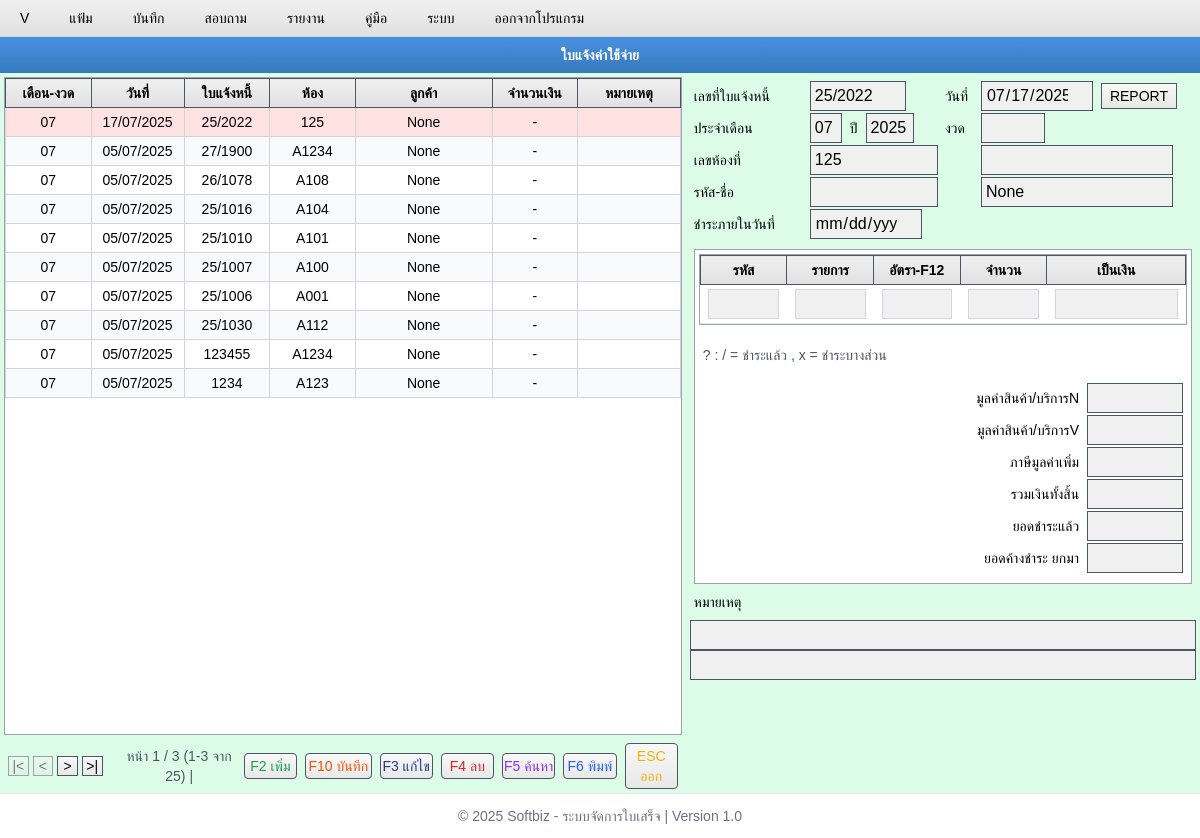
The app's page /m34/, older data.
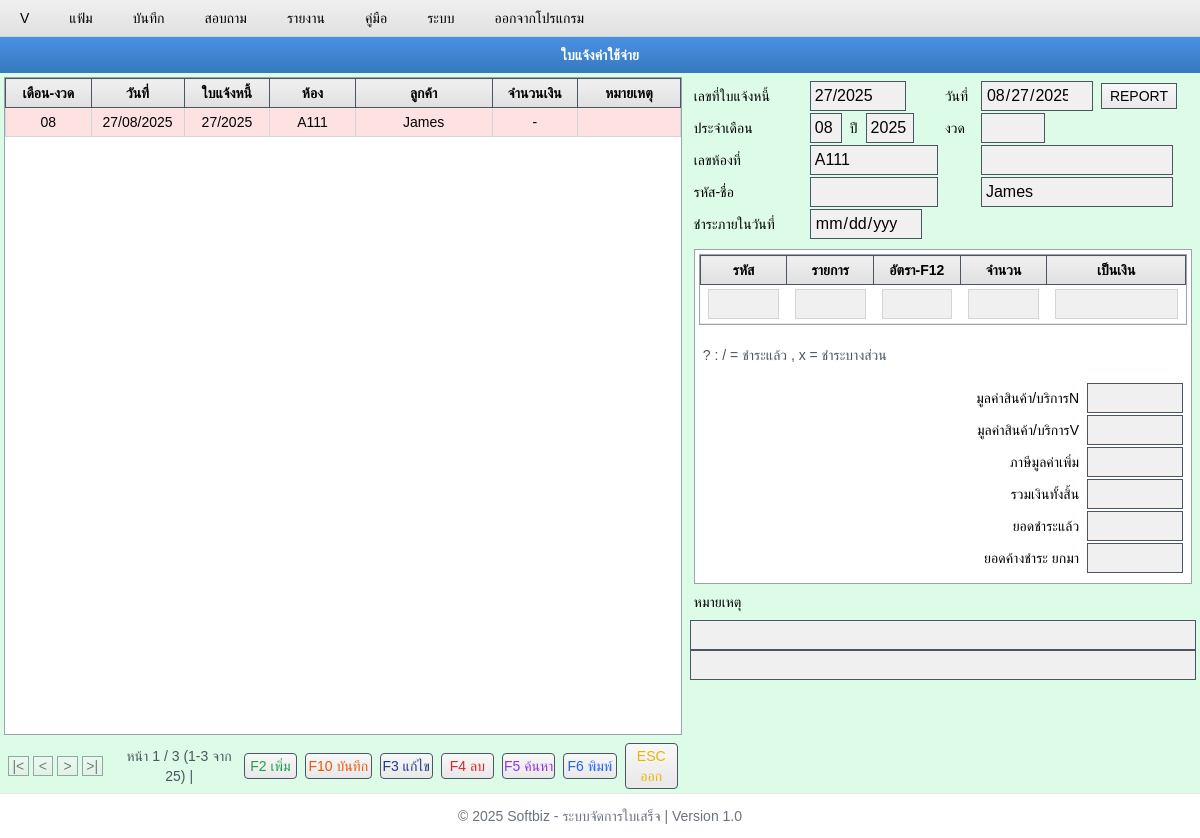
The same page, newer data.
### m34/models.py (models this page shows, shortened)
class CmtArtr(models.Model):
    bill_no = models.CharField(max_length=50, unique=True, verbose_name="เลขที่ใบแจ้งหนี้")
    date = models.DateField(verbose_name="วันที่")
    month = models.CharField(max_length=10, verbose_name="ประจำเดือน")
    year = models.CharField(max_length=10, verbose_name="ปี")
    prd = models.CharField(max_length=20, blank=True, null=True, verbose_name="งวด")
    room_no_1 = models.CharField(
        max_length=20, blank=True, null=True, verbose_name="เลขที่ห้อง 1"
    )
    room_no_2 = models.CharField(
        max_length=100, blank=True, null=True, verbose_name="เลขที่ห้อง 2"
    )
    member_1 = models.CharField(max_length=100, verbose_name="รหัส-ชื่อ 1")
    member_2 = models.CharField(
        max_length=100, blank=True, null=True, verbose_name="รหัส-ชื่อ 2"
    )
    duedate = models.DateField(verbose_name="ชำระภายในวันที่")
    remark_1 = models.TextField(blank=True, null=True, verbose_name="หมายเหตุ 1")
    remark_2 = models.CharField(blank=True, null=True, verbose_name="หมายเหตุ 2")
    total_before_vat = models.DecimalField(
        max_digits=12, decimal_places=2, default=0, verbose_name="มูลค่าก่อนภาษี"
    )
    vat_amount = models.DecimalField(
        max_digits=12, decimal_places=2, default=0, verbose_name="ภาษีมูลค่าเพิ่ม"
    )
    total_amount = models.DecimalField(
        max_digits=12, decimal_places=2, default=0, verbose_name="รวมเงินทั้งสิ้น"
    )
    paid_amount = models.DecimalField(
        max_digits=12, decimal_places=2, default=0, verbose_name="ยอดชำระแล้ว"
    )
    outstanding_amount = models.DecimalField(
        max_digits=12, decimal_places=2, default=0, verbose_name="ยอดค้างชำระ"
    )
    timestamp = models.DateTimeField(default=timezone.now, verbose_name="เวลาบันทึก")
    updated_at = models.DateTimeField(auto_now=True, verbose_name="เวลาอัพเดท")
    class Meta:
        db_table = "CMT_ARTR"
        verbose_name = "ข้อมูลใบเสร็จ"
        verbose_name_plural = "ข้อมูลใบเสร็จทั้งหมด"
        ordering = ["-timestamp"]

### m34/views.py (the view, shortened to what this page needs)
# urls.py: path("m34/", include("m34.urls")),
def m34(request):
    if request.method == "GET" and request.GET.get("action") == "get_new_bill_no":
        new_bill_no = generate_bill_no()
        return JsonResponse({"status": "success", "bill_no": new_bill_no})
    cmt_artr = CmtArtr.objects.all().order_by("-id")
    cmt_artr_item = CmtArtrItem.objects.all()
    paginator = Paginator(cmt_artr, 10)  # 10 records per page
    page_number = request.GET.get("page")
    page_obj = paginator.get_page(page_number)
    if request.method == "POST":
        form = CmtArtrForm(request.POST)
        if form.is_valid():
            form.save()
            messages.success(request, "เพิ่มสินค้าเรียบร้อยแล้ว!")
        else:
            messages.error(request, "กรุณาตรวจสอบข้อมูลให้ถูกต้อง")
    else:
        form = CmtArtrForm()
    item_dict = {
        item.item_code: {
            "description": item.description,
            "rate": float(item.rate) if item.rate else 0,
            "quantity": float(item.quantity) if item.quantity else 0,
            "amount": float(item.amount) if item.amount else 0,
        }
        for item in cmt_artr_item
        if item.item_code
    }
    context = {
        "form": form,
        "cmt_artr": page_obj,  # ใช้ page_obj แทน cmt_artr
        "page_obj": page_obj,
        "cmt_artr_item": cmt_artr_item,
        "item_data_json": json.dumps(item_dict),
        "f_12": "F2 เพิ่ม",
    }
    return render(request, "m34/index.html", context)

### m34/templates/m34/index.html (shortened to what the changed rows need)
{% extends 'base.html' %}
{% load static %}
{% block content %}
    <div class="flex bg-green-100 font-thai overflow-hidden" style="height: calc(100vh - 80px);">
        <div class="flex-1 bg-green-100 flex flex-col text-center">
            <div class="flex-1 bg-white overflow-auto border border-gray-400 m-1">
                <table class="w-full border-collapse">
                    <thead>
                        <tr>
                            <th class="gradient-light-gray border border-gray-600 px-2 py-1 font-bold sticky top-0 z-10 w-20">เดือน-งวด</th>
                            <th class="gradient-light-gray border border-gray-600 px-2 py-1 font-bold sticky top-0 z-10 w-20">วันที่</th>
                            <th class="gradient-light-gray border border-gray-600 px-2 py-1 font-bold sticky top-0 z-10 w-20">ใบแจ้งหนี้</th>
                            <th class="gradient-light-gray border border-gray-600 px-2 py-1 font-bold sticky top-0 z-10 w-20">ห้อง</th>
                            <th class="gradient-light-gray border border-gray-600 px-2 py-1 font-bold sticky top-0 z-10 w-32">ลูกค้า</th>
                            <th class="gradient-light-gray border border-gray-600 px-2 py-1 font-bold sticky top-0 z-10 w-20">จำนวนเงิน</th>
                            <th class="gradient-light-gray border border-gray-600 px-2 py-1 font-bold sticky top-0 z-10 w-24">หมายเหตุ</th>
                        </tr>
                    </thead>
                    <tbody id="dataTable">
                        {% for record in cmt_artr %}
                        <tr onclick="selectRecord(this, '{{ record.id }}')" data-id="{{ record.id }}"
                            class="cursor-pointer hover:bg-blue-100 even:bg-gray-50 border-b border-gray-200">
                            <td class="border border-gray-300 px-2 py-1 whitespace-nowrap">{{ record.month|default:"-" }}</td>
                            <td class="border border-gray-300 px-2 py-1 whitespace-nowrap">{{ record.date|date:"d/m/Y" }}</td>
                            <td class="border border-gray-300 px-2 py-1 whitespace-nowrap">{{ record.bill_no }}</td>
                            <td class="border border-gray-300 px-2 py-1 whitespace-nowrap">{{ record.room_no_1 }}</td>
                            <td class="border border-gray-300 px-2 py-1 whitespace-nowrap">{{ record.member_2 }}</td>
                            <td class="border border-gray-300 px-2 py-1 text-center whitespace-nowrap">{{ record.amount|default:"-" }}</td>
                            <td class="border border-gray-300 px-2 py-1 whitespace-nowrap">{{ record.remark_1 }}</td>
                        </tr>
                        {% endfor %}
                    </tbody>
                </table>
            </div>
            <div class="bg-green-100 px-2 py-1 flex gap-1 items-center">
                {% if page_obj.has_previous %}
                    <a href="?page=1{% if search_query %}&search={{ search_query }}{% endif %}{% if date_from %}&date_from={{ date_from }}{% endif %}{% if date_to %}&date_to={{ date_to }}{% endif %}"
                       class="w-6 h-5 gradient-gray border border-gray-600 cursor-pointer flex items-center justify-center text-black no-underline hover:bg-gray-300">|&lt;</a>
                    <a href="?page={{ page_obj.previous_page_number }}{% if search_query %}&search={{ search_query }}{% endif %}{% if date_from %}&date_from={{ date_from }}{% endif %}{% if date_to %}&date_to={{ date_to }}{% endif %}"
                       class="w-6 h-5 gradient-gray border border-gray-600 cursor-pointer flex items-center justify-center text-black no-underline hover:bg-gray-300">&lt;</a>
                {% else %}
                    <span class="w-6 h-5 gradient-gray border border-gray-600 flex items-center justify-center text-black opacity-50 cursor-not-allowed">|&lt;</span>
                    <span class="w-6 h-5 gradient-gray border border-gray-600 flex items-center justify-center text-black opacity-50 cursor-not-allowed">&lt;</span>
                {% endif %}
                {% if page_obj.has_next %}
                    <a href="?page={{ page_obj.next_page_number }}{% if search_query %}&search={{ search_query }}{% endif %}{% if date_from %}&date_from={{ date_from }}{% endif %}{% if date_to %}&date_to={{ date_to }}{% endif %}"
                       class="w-6 h-5 gradient-gray border border-gray-600 cursor-pointer flex items-center justify-center text-black no-underline hover:bg-gray-300">&gt;</a>
                    <a href="?page={{ page_obj.paginator.num_pages }}{% if search_query %}&search={{ search_query }}{% endif %}{% if date_from %}&date_from={{ date_from }}{% endif %}{% if date_to %}&date_to={{ date_to }}{% endif %}"
                       class="w-6 h-5 gradient-gray border border-gray-600 cursor-pointer flex items-center justify-center text-black no-underline hover:bg-gray-300">&gt;|</a>
                {% else %}
                    <span class="w-6 h-5 gradient-gray border border-gray-600 flex items-center justify-center text-black opacity-50 cursor-not-allowed">&gt;</span>
                    <span class="w-6 h-5 gradient-gray border border-gray-600 flex items-center justify-center text-black opacity-50 cursor-not-allowed">&gt;|</span>
                {% endif %}
                <div class="hotkey-hint flex items-center text-sm text-gray-600 ml-2">
                    <div class="ml-2 text-gray-600">
                    </div>
                    <button type="button" class="w-16 gradient-gray border border-gray-600 py-0.5 cursor-pointer hover:bg-gray-300 ml-2 rounded text-green-600"
                     onclick="new_Record()">F2 เพิ่ม</button>
                    <button type="button" class="w-20 gradient-gray border border-gray-600 py-0.5 cursor-pointer hover:bg-gray-300 ml-2 rounded text-orange-600"
                     onclick="saveRecord()">F10 บันทึก</button>
                    <button type="button" class="w-16 gradient-gray border border-gray-600 py-0.5 cursor-pointer hover:bg-gray-300 ml-2 rounded text-blue-900"
                     onclick="editRecord()">F3 แก้ไข</button>
                     <button type="button" class="w-16 gradient-gray border border-gray-600 py-0.5 cursor-pointer hover:bg-gray-300 ml-2 rounded text-red-600"
                     onclick="deleteRecord()">F4 ลบ</button>
                    <button type="button" class="w-16 gradient-gray border border-gray-600 py-0.5 cursor-pointer hover:bg-gray-300 ml-2 rounded text-purple-600"
                     onclick="">F5 ค้นหา</button>
                    <button type="button" class="w-16 gradient-gray border border-gray-600 py-0.5 cursor-pointer hover:bg-gray-300 ml-2 rounded text-blue-600"
                     onclick="">F6 พิมพ์</button>
                    <button type="button" class="w-16 gradient-gray border border-gray-600 py-0.5 cursor-pointer hover:bg-gray-300 ml-2 rounded text-yellow-500"
                     onclick="">ESC ออก</button>
                </div>
            </div>
        </div>
        <div class="flex-1 bg-green-100 flex flex-col">
            <form method="POST" action="" id="formSection" class="bg-green-100 m-1 mb-1">
                <div class="p-1">
                    <div class="flex items-center gap-1 mb-0.5">
                        <div class="flex-1">
                            <div class="flex items-center gap-1">
                                <label class="w-28 flex-shrink-0">เลขที่ใบแจ้งหนี้</label>
                                <input type="text" name="bill_no" class="w-24 px-1 py-0.5 border border-gray-600 bg-gray-50 focus:outline-none focus:ring-1 focus:ring-blue-500" id="bill_no">
                            </div>
                        </div>
                        <div class="flex-1">
                            <div class="flex items-center gap-1">
                                <label class="w-8 flex-shrink-0">วันที่</label>
                                <input type="date" name="date" class="w-28 px-1 py-0.5 border border-gray-600 bg-gray-50 focus:outline-none focus:ring-1 focus:ring-blue-500" id="date">
                                <button type="button" class="gradient-gray border border-gray-600 px-2 py-0.5 cursor-pointer hover:bg-gray-300 ml-1" onclick="printReport()">REPORT</button>
                            </div>
                        </div>
                    </div>
                    <div class="flex items-center gap-1 mb-0.5">
                        <div class="flex-1">
                            <div class="flex items-center gap-1">
                                <label class="w-28 flex-shrink-0">ประจำเดือน</label>
                                <input type="text" name="month" class="w-8 px-1 py-0.5 border border-gray-600 bg-gray-50 focus:outline-none focus:ring-1 focus:ring-blue-500" id="month">
                                <label class="mx-1">ปี</label>
                                <input type="text" name="year" class="w-12 px-1 py-0.5 border border-gray-600 bg-gray-50 focus:outline-none focus:ring-1 focus:ring-blue-500" id="year">
                            </div>
                        </div>
                    </div>
                    <div class="flex items-center gap-1 mb-0.5">
                        <div class="flex-1">
                            <div class="flex items-center gap-1">
                                <label class="w-28 flex-shrink-0">เลขห้องที่</label>
                                <input type="text" name="room_no_1" class="w-32 px-1 py-0.5 border border-gray-600 bg-gray-50 focus:outline-none focus:ring-1 focus:ring-blue-500" id="room_no_1">
                            </div>
                        </div>
                    </div>
                    <div class="flex items-center gap-1 mb-0.5">
                        <div class="flex-1">
                            <div class="flex items-center gap-1">
                                <input type="text" name="member_2" class="w-48 px-1 py-0.5 border border-gray-600 bg-gray-50 focus:outline-none focus:ring-1 focus:ring-blue-500 ml-9" id="member_2">
                            </div>
                        </div>
                    </div>
                </div>
                <div class="bg-white m-1 border border-gray-400 flex-1 flex flex-col mb-1">
                    <div class="flex-1 overflow-auto border border-gray-400 m-1">
                        <table class="w-full border-collapse">
                            <thead>
                                <tr>
                                    <th class="gradient-light-gray border border-gray-600 px-2 py-1 font-bold sticky top-0 z-10 w-20">รหัส</th>
                                    <th class="gradient-light-gray border border-gray-600 px-2 py-1 font-bold sticky top-0 z-10 w-20">รายการ</th>
                                    <th class="gradient-light-gray border border-gray-600 px-2 py-1 font-bold sticky top-0 z-10 w-20">อัตรา-F12</th>
                                    <th class="gradient-light-gray border border-gray-600 px-2 py-1 font-bold sticky top-0 z-10 w-20">จำนวน</th>
                                    <th class="gradient-light-gray border border-gray-600 px-2 py-1 font-bold sticky top-0 z-10 w-32">เป็นเงิน</th>
                                </tr>
                            </thead>
                        </table>
                    </div>
                </div>
            </form>
        </div>
    </div>
{% endblock %}

Row changes from the older to the newer data that the page shows:
removed CmtArtr: month "07", date "17/07/2025", bill_no "25/2022", room_no_1 "125", member_2 "None", amount "-"
removed CmtArtr: month "07", date "05/07/2025", bill_no "27/1900", room_no_1 "A1234", member_2 "None", amount "-"
removed CmtArtr: month "07", date "05/07/2025", bill_no "26/1078", room_no_1 "A108", member_2 "None", amount "-"
removed CmtArtr: month "07", date "05/07/2025", bill_no "25/1016", room_no_1 "A104", member_2 "None", amount "-"
removed CmtArtr: month "07", date "05/07/2025", bill_no "25/1010", room_no_1 "A101", member_2 "None", amount "-"
removed CmtArtr: month "07", date "05/07/2025", bill_no "25/1007", room_no_1 "A100", member_2 "None", amount "-"
removed CmtArtr: month "07", date "05/07/2025", bill_no "25/1006", room_no_1 "A001", member_2 "None", amount "-"
removed CmtArtr: month "07", date "05/07/2025", bill_no "25/1030", room_no_1 "A112", member_2 "None", amount "-"
removed CmtArtr: month "07", date "05/07/2025", bill_no "123455", room_no_1 "A1234", member_2 "None", amount "-"
removed CmtArtr: month "07", date "05/07/2025", bill_no "1234", room_no_1 "A123", member_2 "None", amount "-"
now on this page (row edited): CmtArtr: month "08", date "27/08/2025", bill_no "27/2025", room_no_1 "A111", member_2 "James", amount "-"
Text that changed along with them:
form field bill_no: "25/2022" → "27/2025"
form field date: "07/17/2025" → "08/27/2025"
form field month: "07" → "08"
form field room_no_1: "125" → "A111"
form field member_2: "None" → "James"
